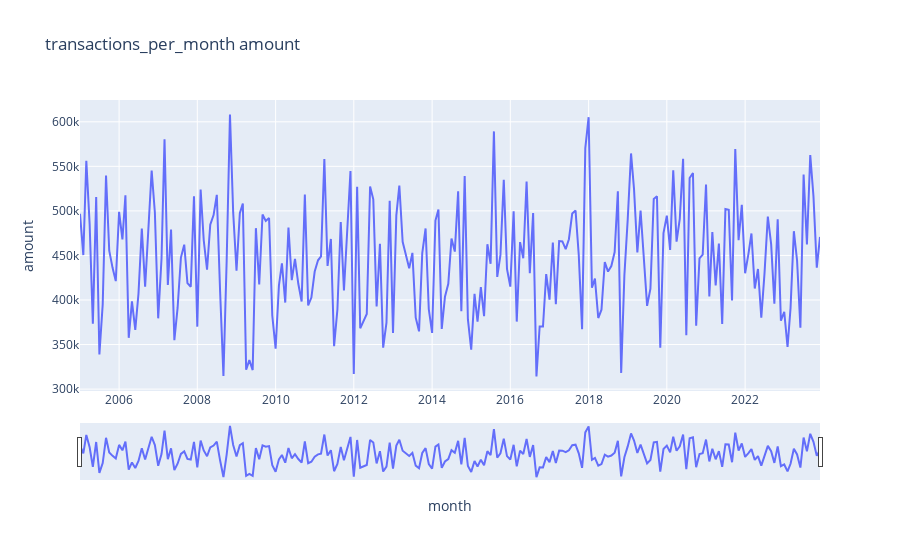

The notebook cell this image was saved under:
### Markdown cell above
Montant de transaction par mois

### Code cell
transactions_per_month = pd.DataFrame(transactions_copy.groupby("month").amount.aggregate('mean')).reset_index()
fig = px.line(transactions_per_month, x='month', y='amount', title='transactions_per_month amount')

fig.update_xaxes(rangeslider_visible=True)
fig.show()

### Figure 1 — Plotly figure (JSON) as saved in the notebook; plotly's stock layout.template omitted (floating-point values rounded to 4 significant figures; data arrays with more than 128 entries replaced by an {"elided": "..."} marker saying what was removed)
{"data": [{"hovertemplate": "month=%{x}<br>amount=%{y}<extra></extra>", "legendgroup": "", "line": {"color": "#636efa", "dash": "solid"}, "marker": {"symbol": "circle"}, "mode": "lines", "name": "", "orientation": "v", "showlegend": false, "type": "scatter", "x": {"elided": "228 str values"}, "xaxis": "x", "y": {"elided": "228 float values"}, "yaxis": "y"}], "layout": {"legend": {"tracegroupgap": 0}, "title": {"text": "transactions_per_month amount"}, "xaxis": {"anchor": "y", "domain": [0, 1], "rangeslider": {"visible": true}, "title": {"text": "month"}}, "yaxis": {"anchor": "x", "domain": [0, 1], "title": {"text": "amount"}}}}
